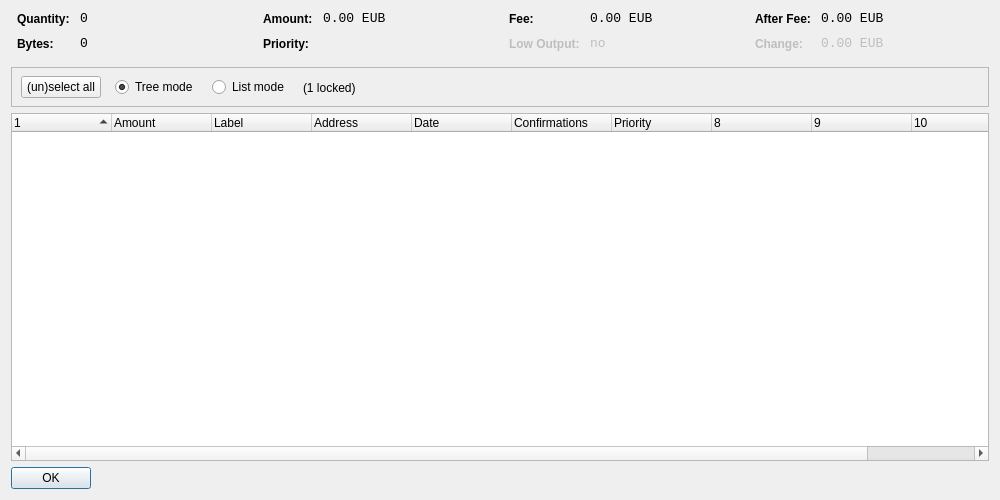
<?xml version="1.0" encoding="UTF-8"?>
<ui version="4.0">
 <class>CoinControlDialog</class>
 <widget class="QDialog" name="CoinControlDialog">
  <property name="geometry">
   <rect>
    <x>0</x>
    <y>0</y>
    <width>1000</width>
    <height>500</height>
   </rect>
  </property>
  <property name="windowTitle">
   <string>Coin Control</string>
  </property>
  <layout class="QVBoxLayout" name="verticalLayout">
   <item>
    <layout class="QHBoxLayout" name="horizontalLayoutTop" stretch="0,0,0,0">
     <property name="topMargin">
      <number>0</number>
     </property>
     <property name="bottomMargin">
      <number>10</number>
     </property>
     <item>
      <layout class="QFormLayout" name="formLayoutCoinControl1">
       <property name="horizontalSpacing">
        <number>10</number>
       </property>
       <property name="verticalSpacing">
        <number>10</number>
       </property>
       <property name="leftMargin">
        <number>6</number>
       </property>
       <property name="rightMargin">
        <number>6</number>
       </property>
       <item row="0" column="0">
        <widget class="QLabel" name="labelCoinControlQuantityText">
         <property name="styleSheet">
          <string notr="true">font-weight:bold;</string>
         </property>
         <property name="text">
          <string>Quantity:</string>
         </property>
        </widget>
       </item>
       <item row="0" column="1">
        <widget class="QLabel" name="labelCoinControlQuantity">
         <property name="font">
          <font>
           <family>Monospace</family>
           <pointsize>10</pointsize>
          </font>
         </property>
         <property name="cursor">
          <cursorShape>IBeamCursor</cursorShape>
         </property>
         <property name="contextMenuPolicy">
          <enum>Qt::ActionsContextMenu</enum>
         </property>
         <property name="text">
          <string notr="true">0</string>
         </property>
         <property name="textInteractionFlags">
          <set>Qt::LinksAccessibleByMouse|Qt::TextSelectableByKeyboard|Qt::TextSelectableByMouse</set>
         </property>
        </widget>
       </item>
       <item row="1" column="0">
        <widget class="QLabel" name="labelCoinControlBytesText">
         <property name="styleSheet">
          <string notr="true">font-weight:bold;</string>
         </property>
         <property name="text">
          <string>Bytes:</string>
         </property>
        </widget>
       </item>
       <item row="1" column="1">
        <widget class="QLabel" name="labelCoinControlBytes">
         <property name="font">
          <font>
           <family>Monospace</family>
           <pointsize>10</pointsize>
          </font>
         </property>
         <property name="cursor">
          <cursorShape>IBeamCursor</cursorShape>
         </property>
         <property name="contextMenuPolicy">
          <enum>Qt::ActionsContextMenu</enum>
         </property>
         <property name="text">
          <string notr="true">0</string>
         </property>
         <property name="textInteractionFlags">
          <set>Qt::LinksAccessibleByMouse|Qt::TextSelectableByKeyboard|Qt::TextSelectableByMouse</set>
         </property>
        </widget>
       </item>
      </layout>
     </item>
     <item>
      <layout class="QFormLayout" name="formLayoutCoinControl2">
       <property name="horizontalSpacing">
        <number>10</number>
       </property>
       <property name="verticalSpacing">
        <number>10</number>
       </property>
       <property name="leftMargin">
        <number>6</number>
       </property>
       <property name="rightMargin">
        <number>6</number>
       </property>
       <item row="0" column="0">
        <widget class="QLabel" name="labelCoinControlAmountText">
         <property name="styleSheet">
          <string notr="true">font-weight:bold;</string>
         </property>
         <property name="text">
          <string>Amount:</string>
         </property>
        </widget>
       </item>
       <item row="0" column="1">
        <widget class="QLabel" name="labelCoinControlAmount">
         <property name="font">
          <font>
           <family>Monospace</family>
           <pointsize>10</pointsize>
          </font>
         </property>
         <property name="cursor">
          <cursorShape>IBeamCursor</cursorShape>
         </property>
         <property name="contextMenuPolicy">
          <enum>Qt::ActionsContextMenu</enum>
         </property>
         <property name="text">
          <string notr="true">0.00 EUB</string>
         </property>
         <property name="textInteractionFlags">
          <set>Qt::LinksAccessibleByMouse|Qt::TextSelectableByKeyboard|Qt::TextSelectableByMouse</set>
         </property>
        </widget>
       </item>
       <item row="1" column="0">
        <widget class="QLabel" name="labelCoinControlPriorityText">
         <property name="styleSheet">
          <string notr="true">font-weight:bold;</string>
         </property>
         <property name="text">
          <string>Priority:</string>
         </property>
        </widget>
       </item>
       <item row="1" column="1">
        <widget class="QLabel" name="labelCoinControlPriority">
         <property name="font">
          <font>
           <family>Monospace</family>
           <pointsize>10</pointsize>
          </font>
         </property>
         <property name="cursor">
          <cursorShape>IBeamCursor</cursorShape>
         </property>
         <property name="contextMenuPolicy">
          <enum>Qt::ActionsContextMenu</enum>
         </property>
         <property name="text">
          <string/>
         </property>
         <property name="textInteractionFlags">
          <set>Qt::LinksAccessibleByMouse|Qt::TextSelectableByKeyboard|Qt::TextSelectableByMouse</set>
         </property>
        </widget>
       </item>
      </layout>
     </item>
     <item>
      <layout class="QFormLayout" name="formLayoutCoinControl3">
       <property name="horizontalSpacing">
        <number>10</number>
       </property>
       <property name="verticalSpacing">
        <number>10</number>
       </property>
       <property name="leftMargin">
        <number>6</number>
       </property>
       <property name="rightMargin">
        <number>6</number>
       </property>
       <item row="0" column="0">
        <widget class="QLabel" name="labelCoinControlFeeText">
         <property name="styleSheet">
          <string notr="true">font-weight:bold;</string>
         </property>
         <property name="text">
          <string>Fee:</string>
         </property>
        </widget>
       </item>
       <item row="0" column="1">
        <widget class="QLabel" name="labelCoinControlFee">
         <property name="font">
          <font>
           <family>Monospace</family>
           <pointsize>10</pointsize>
          </font>
         </property>
         <property name="cursor">
          <cursorShape>IBeamCursor</cursorShape>
         </property>
         <property name="contextMenuPolicy">
          <enum>Qt::ActionsContextMenu</enum>
         </property>
         <property name="text">
          <string notr="true">0.00 EUB</string>
         </property>
         <property name="textInteractionFlags">
          <set>Qt::LinksAccessibleByMouse|Qt::TextSelectableByKeyboard|Qt::TextSelectableByMouse</set>
         </property>
        </widget>
       </item>
       <item row="1" column="0">
        <widget class="QLabel" name="labelCoinControlLowOutputText">
         <property name="enabled">
          <bool>false</bool>
         </property>
         <property name="styleSheet">
          <string notr="true">font-weight:bold;</string>
         </property>
         <property name="text">
          <string>Low Output:</string>
         </property>
        </widget>
       </item>
       <item row="1" column="1">
        <widget class="QLabel" name="labelCoinControlLowOutput">
         <property name="enabled">
          <bool>false</bool>
         </property>
         <property name="font">
          <font>
           <family>Monospace</family>
           <pointsize>10</pointsize>
          </font>
         </property>
         <property name="cursor">
          <cursorShape>IBeamCursor</cursorShape>
         </property>
         <property name="contextMenuPolicy">
          <enum>Qt::ActionsContextMenu</enum>
         </property>
         <property name="text">
          <string>no</string>
         </property>
         <property name="textInteractionFlags">
          <set>Qt::LinksAccessibleByMouse|Qt::TextSelectableByKeyboard|Qt::TextSelectableByMouse</set>
         </property>
        </widget>
       </item>
      </layout>
     </item>
     <item>
      <layout class="QFormLayout" name="formLayoutCoinControl4">
       <property name="horizontalSpacing">
        <number>10</number>
       </property>
       <property name="verticalSpacing">
        <number>10</number>
       </property>
       <property name="leftMargin">
        <number>6</number>
       </property>
       <property name="rightMargin">
        <number>6</number>
       </property>
       <item row="0" column="0">
        <widget class="QLabel" name="labelCoinControlAfterFeeText">
         <property name="styleSheet">
          <string notr="true">font-weight:bold;</string>
         </property>
         <property name="text">
          <string>After Fee:</string>
         </property>
        </widget>
       </item>
       <item row="0" column="1">
        <widget class="QLabel" name="labelCoinControlAfterFee">
         <property name="font">
          <font>
           <family>Monospace</family>
           <pointsize>10</pointsize>
          </font>
         </property>
         <property name="cursor">
          <cursorShape>IBeamCursor</cursorShape>
         </property>
         <property name="contextMenuPolicy">
          <enum>Qt::ActionsContextMenu</enum>
         </property>
         <property name="text">
          <string notr="true">0.00 EUB</string>
         </property>
         <property name="textInteractionFlags">
          <set>Qt::LinksAccessibleByMouse|Qt::TextSelectableByKeyboard|Qt::TextSelectableByMouse</set>
         </property>
        </widget>
       </item>
       <item row="1" column="0">
        <widget class="QLabel" name="labelCoinControlChangeText">
         <property name="enabled">
          <bool>false</bool>
         </property>
         <property name="styleSheet">
          <string notr="true">font-weight:bold;</string>
         </property>
         <property name="text">
          <string>Change:</string>
         </property>
        </widget>
       </item>
       <item row="1" column="1">
        <widget class="QLabel" name="labelCoinControlChange">
         <property name="enabled">
          <bool>false</bool>
         </property>
         <property name="font">
          <font>
           <family>Monospace</family>
           <pointsize>10</pointsize>
          </font>
         </property>
         <property name="cursor">
          <cursorShape>IBeamCursor</cursorShape>
         </property>
         <property name="contextMenuPolicy">
          <enum>Qt::ActionsContextMenu</enum>
         </property>
         <property name="text">
          <string notr="true">0.00 EUB</string>
         </property>
         <property name="textInteractionFlags">
          <set>Qt::LinksAccessibleByMouse|Qt::TextSelectableByKeyboard|Qt::TextSelectableByMouse</set>
         </property>
        </widget>
       </item>
      </layout>
     </item>
    </layout>
   </item>
   <item>
    <widget class="QFrame" name="frame">
     <property name="minimumSize">
      <size>
       <width>0</width>
       <height>40</height>
      </size>
     </property>
     <property name="frameShape">
      <enum>QFrame::StyledPanel</enum>
     </property>
     <property name="frameShadow">
      <enum>QFrame::Sunken</enum>
     </property>
     <widget class="QWidget" name="horizontalLayoutWidget">
      <property name="geometry">
       <rect>
        <x>10</x>
        <y>0</y>
        <width>781</width>
        <height>41</height>
       </rect>
      </property>
      <layout class="QHBoxLayout" name="horizontalLayoutPanel" stretch="0,0,0,0,0">
       <property name="spacing">
        <number>14</number>
       </property>
       <item>
        <widget class="QPushButton" name="pushButtonSelectAll">
         <property name="sizePolicy">
          <sizepolicy hsizetype="Maximum" vsizetype="Fixed">
           <horstretch>0</horstretch>
           <verstretch>0</verstretch>
          </sizepolicy>
         </property>
         <property name="text">
          <string>(un)select all</string>
         </property>
        </widget>
       </item>
       <item>
        <widget class="QRadioButton" name="radioTreeMode">
         <property name="sizePolicy">
          <sizepolicy hsizetype="Maximum" vsizetype="Fixed">
           <horstretch>0</horstretch>
           <verstretch>0</verstretch>
          </sizepolicy>
         </property>
         <property name="text">
          <string>Tree mode</string>
         </property>
         <property name="checked">
          <bool>true</bool>
         </property>
        </widget>
       </item>
       <item>
        <widget class="QRadioButton" name="radioListMode">
         <property name="sizePolicy">
          <sizepolicy hsizetype="Maximum" vsizetype="Fixed">
           <horstretch>0</horstretch>
           <verstretch>0</verstretch>
          </sizepolicy>
         </property>
         <property name="text">
          <string>List mode</string>
         </property>
        </widget>
       </item>
       <item>
        <widget class="QLabel" name="labelLocked">
         <property name="text">
          <string>(1 locked)</string>
         </property>
        </widget>
       </item>
       <item>
        <spacer name="horizontalSpacer">
         <property name="orientation">
          <enum>Qt::Horizontal</enum>
         </property>
         <property name="sizeHint" stdset="0">
          <size>
           <width>40</width>
           <height>20</height>
          </size>
         </property>
        </spacer>
       </item>
      </layout>
     </widget>
    </widget>
   </item>
   <item>
    <widget class="CoinControlTreeWidget" name="treeWidget">
     <property name="contextMenuPolicy">
      <enum>Qt::CustomContextMenu</enum>
     </property>
     <property name="sortingEnabled">
      <bool>false</bool>
     </property>
     <property name="columnCount">
      <number>11</number>
     </property>
     <attribute name="headerShowSortIndicator" stdset="0">
      <bool>true</bool>
     </attribute>
     <attribute name="headerStretchLastSection">
      <bool>false</bool>
     </attribute>
     <column>
      <property name="text">
       <string/>
      </property>
     </column>
     <column>
      <property name="text">
       <string>Amount</string>
      </property>
     </column>
     <column>
      <property name="text">
       <string notr="true">Label</string>
      </property>
     </column>
     <column>
      <property name="text">
       <string>Address</string>
      </property>
     </column>
     <column>
      <property name="text">
       <string>Date</string>
      </property>
     </column>
     <column>
      <property name="text">
       <string>Confirmations</string>
      </property>
      <property name="toolTip">
       <string>Confirmed</string>
      </property>
     </column>
     <column>
      <property name="text">
       <string>Priority</string>
      </property>
     </column>
     <column>
      <property name="text">
       <string/>
      </property>
     </column>
     <column>
      <property name="text">
       <string/>
      </property>
     </column>
     <column>
      <property name="text">
       <string/>
      </property>
     </column>
     <column>
      <property name="text">
       <string/>
      </property>
     </column>
    </widget>
   </item>
   <item>
    <widget class="QDialogButtonBox" name="buttonBox">
     <property name="sizePolicy">
      <sizepolicy hsizetype="Maximum" vsizetype="Fixed">
       <horstretch>0</horstretch>
       <verstretch>0</verstretch>
      </sizepolicy>
     </property>
     <property name="orientation">
      <enum>Qt::Horizontal</enum>
     </property>
     <property name="standardButtons">
      <set>QDialogButtonBox::Ok</set>
     </property>
    </widget>
   </item>
  </layout>
 </widget>
 <customwidgets>
  <customwidget>
   <class>CoinControlTreeWidget</class>
   <extends>QTreeWidget</extends>
   <header>coincontroltreewidget.h</header>
  </customwidget>
 </customwidgets>
 <resources/>
 <connections/>
</ui>
